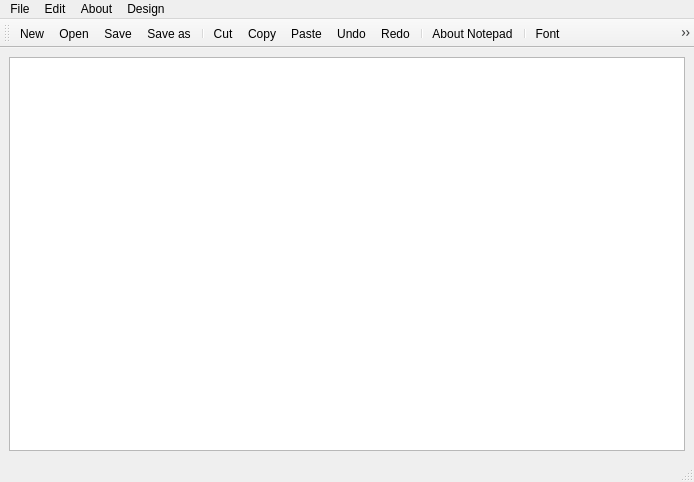
<?xml version="1.0" encoding="UTF-8"?>
<ui version="4.0">
 <class>MainWindow</class>
 <widget class="QMainWindow" name="MainWindow">
  <property name="geometry">
   <rect>
    <x>0</x>
    <y>0</y>
    <width>694</width>
    <height>482</height>
   </rect>
  </property>
  <property name="windowTitle">
   <string>MainWindow</string>
  </property>
  <widget class="QWidget" name="centralwidget">
   <layout class="QHBoxLayout" name="horizontalLayout">
    <item>
     <widget class="QTextEdit" name="textEdit"/>
    </item>
   </layout>
  </widget>
  <widget class="QMenuBar" name="menubar">
   <property name="geometry">
    <rect>
     <x>0</x>
     <y>0</y>
     <width>694</width>
     <height>26</height>
    </rect>
   </property>
   <widget class="QMenu" name="menuFile">
    <property name="title">
     <string>File</string>
    </property>
    <addaction name="actionNew"/>
    <addaction name="actionOpen"/>
    <addaction name="separator"/>
    <addaction name="actionSave"/>
    <addaction name="actionSave_as"/>
    <addaction name="separator"/>
   </widget>
   <widget class="QMenu" name="menuEdit">
    <property name="title">
     <string>Edit</string>
    </property>
    <addaction name="actionCut"/>
    <addaction name="actionCopy"/>
    <addaction name="actionPaste"/>
    <addaction name="separator"/>
    <addaction name="actionUndo"/>
    <addaction name="actionRedo"/>
    <addaction name="separator"/>
    <addaction name="actionFont"/>
   </widget>
   <widget class="QMenu" name="menuAbout">
    <property name="title">
     <string>About</string>
    </property>
    <addaction name="actionAbout_Notepad"/>
   </widget>
   <widget class="QMenu" name="menuDesign">
    <property name="title">
     <string>Design</string>
    </property>
    <addaction name="actionColor"/>
    <addaction name="actionBackground"/>
    <addaction name="actionBackground_Scree_color"/>
   </widget>
   <addaction name="menuFile"/>
   <addaction name="menuEdit"/>
   <addaction name="menuAbout"/>
   <addaction name="menuDesign"/>
  </widget>
  <widget class="QStatusBar" name="statusbar"/>
  <widget class="QToolBar" name="toolBar">
   <property name="windowTitle">
    <string>toolBar</string>
   </property>
   <attribute name="toolBarArea">
    <enum>TopToolBarArea</enum>
   </attribute>
   <attribute name="toolBarBreak">
    <bool>false</bool>
   </attribute>
   <addaction name="actionNew"/>
   <addaction name="actionOpen"/>
   <addaction name="actionSave"/>
   <addaction name="actionSave_as"/>
   <addaction name="separator"/>
   <addaction name="actionCut"/>
   <addaction name="actionCopy"/>
   <addaction name="actionPaste"/>
   <addaction name="actionUndo"/>
   <addaction name="actionRedo"/>
   <addaction name="separator"/>
   <addaction name="actionAbout_Notepad"/>
   <addaction name="separator"/>
   <addaction name="actionFont"/>
   <addaction name="actionBackground_Scree_color"/>
   <addaction name="actionColor"/>
   <addaction name="actionBackground"/>
  </widget>
  <action name="actionNew">
   <property name="icon">
    <iconset resource="Resource.qrc">
     <normaloff>:/rec/img/new.png</normaloff>:/rec/img/new.png</iconset>
   </property>
   <property name="text">
    <string>New</string>
   </property>
  </action>
  <action name="actionOpen">
   <property name="icon">
    <iconset resource="Resource.qrc">
     <normaloff>:/rec/img/book-icon-137.png</normaloff>:/rec/img/book-icon-137.png</iconset>
   </property>
   <property name="text">
    <string>Open</string>
   </property>
  </action>
  <action name="actionSave">
   <property name="icon">
    <iconset resource="Resource.qrc">
     <normaloff>:/rec/img/save.png</normaloff>:/rec/img/save.png</iconset>
   </property>
   <property name="text">
    <string>Save</string>
   </property>
  </action>
  <action name="actionSave_as">
   <property name="icon">
    <iconset resource="Resource.qrc">
     <normaloff>:/rec/img/save as.png</normaloff>:/rec/img/save as.png</iconset>
   </property>
   <property name="text">
    <string>Save as</string>
   </property>
  </action>
  <action name="actionCut">
   <property name="icon">
    <iconset resource="Resource.qrc">
     <normaloff>:/rec/img/cut.png</normaloff>:/rec/img/cut.png</iconset>
   </property>
   <property name="text">
    <string>Cut</string>
   </property>
  </action>
  <action name="actionCopy">
   <property name="icon">
    <iconset resource="Resource.qrc">
     <normaloff>:/rec/img/copy-icon-4777.gif</normaloff>:/rec/img/copy-icon-4777.gif</iconset>
   </property>
   <property name="text">
    <string>Copy</string>
   </property>
   <property name="toolTip">
    <string>Copy</string>
   </property>
  </action>
  <action name="actionPaste">
   <property name="icon">
    <iconset resource="Resource.qrc">
     <normaloff>:/rec/img/images.png</normaloff>:/rec/img/images.png</iconset>
   </property>
   <property name="text">
    <string>Paste</string>
   </property>
  </action>
  <action name="actionUndo">
   <property name="icon">
    <iconset resource="Resource.qrc">
     <normaloff>:/rec/img/undo.png</normaloff>:/rec/img/undo.png</iconset>
   </property>
   <property name="text">
    <string>Undo</string>
   </property>
  </action>
  <action name="actionRedo">
   <property name="icon">
    <iconset resource="Resource.qrc">
     <normaloff>:/rec/img/redo.png</normaloff>:/rec/img/redo.png</iconset>
   </property>
   <property name="text">
    <string>Redo</string>
   </property>
  </action>
  <action name="actionAbout_Notepad">
   <property name="icon">
    <iconset resource="Resource.qrc">
     <normaloff>:/rec/img/about-us-icon-34422.png</normaloff>:/rec/img/about-us-icon-34422.png</iconset>
   </property>
   <property name="text">
    <string>About Notepad</string>
   </property>
  </action>
  <action name="actionFont">
   <property name="icon">
    <iconset resource="Resource.qrc">
     <normaloff>:/rec/img/Font.png</normaloff>:/rec/img/Font.png</iconset>
   </property>
   <property name="text">
    <string>Font</string>
   </property>
  </action>
  <action name="actionColor">
   <property name="icon">
    <iconset resource="Resource.qrc">
     <normaloff>:/rec/img/Color.png</normaloff>:/rec/img/Color.png</iconset>
   </property>
   <property name="text">
    <string>Color</string>
   </property>
  </action>
  <action name="actionBackground">
   <property name="icon">
    <iconset resource="Resource.qrc">
     <normaloff>:/rec/img/Background_Color.png</normaloff>:/rec/img/Background_Color.png</iconset>
   </property>
   <property name="text">
    <string>Background_Color</string>
   </property>
  </action>
  <action name="actionBackground_Scree_color">
   <property name="icon">
    <iconset resource="Resource.qrc">
     <normaloff>:/rec/img/Background_Scree_color.png</normaloff>:/rec/img/Background_Scree_color.png</iconset>
   </property>
   <property name="text">
    <string>Background_Scree_color</string>
   </property>
  </action>
 </widget>
 <resources>
  <include location="Resource.qrc"/>
 </resources>
 <connections/>
</ui>
